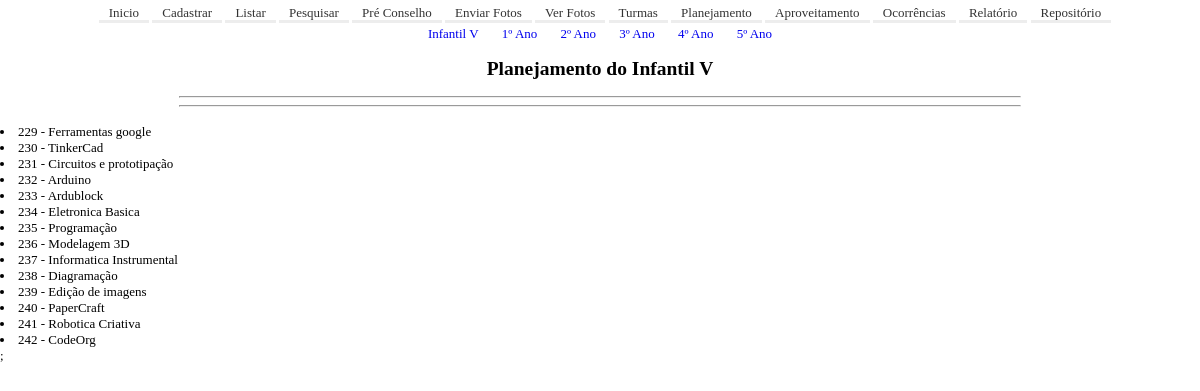
/verConteudos.php?ano=0, run on the app's committed database.
### tables this page shows
CREATE TABLE `tb_planejamento` (
  `ID` int(11) NOT NULL,
  `turma` varchar(1) NOT NULL,
  `conteudo` varchar(5000) NOT NULL,
  `objetivo` varchar(5000) NOT NULL,
  `encaminhamento` varchar(5000) NOT NULL,
  `recurso` varchar(5000) NOT NULL
);

### verConteudos.php (the view, shortened to what this page needs)
<?php
include './conf.php';
if($_SERVER['REQUEST_METHOD']=='GET') {
	if(isset($_GET['ano'])){
        $ano = $_SESSION['ano'];
		$sql = "select * from tb_planejamento where turma = $ano order by ID";
		$result = mysqli_query($connection, $sql);
   	while($row = mysqli_fetch_array($result,MYSQLI_ASSOC)) {
        $conteudo = $conteudo.'<li>'.$row['ID'].' - '.$row['conteudo'].'</li>';
		}
	}
}
echo
	'<html>
	<head>
	<title>Ver Conteúdo</title>
	</head>
	<body>
		<div align="center">
                <a href="verConteudos.php?ano=0">Infantil V</a>
				<a href="verConteudos.php?ano=1">1º Ano</a>
				<a href="verConteudos.php?ano=2">2º Ano</a>
				<a href="verConteudos.php?ano=3">3º Ano</a>
				<a href="verConteudos.php?ano=4">4º Ano</a>
				<a href="verConteudos.php?ano=5">5º Ano</a>
        <h2>'.$_SESSION['titulo'].'</h2><hr width="70%">
			<hr width="70%">
            <h1>'.$tituloConteudo.'</h1>
            <div align="left"
            <ol>'.$_SESSION['conteudo'].'</ol>;
            </div>
        </div>
	</body>
</html>
';
?>

### main.css (style rules this page uses)
html, body { min-height: 100%; height: 100%; }
body { font-family: monospace; font:80% Tahoma; margin: 0; padding: 0; font-size: 13px; }
a:link { text-decoration: none; padding: 0px 10px; }

### data on the page
tb_planejamento: ID "229", conteudo "Ferramentas google"
tb_planejamento: ID "230", conteudo "TinkerCad"
tb_planejamento: ID "231", conteudo "Circuitos e prototipação"
tb_planejamento: ID "232", conteudo "Arduino"
tb_planejamento: ID "233", conteudo "Ardublock"
tb_planejamento: ID "234", conteudo "Eletronica Basica"
tb_planejamento: ID "235", conteudo "Programação"
tb_planejamento: ID "236", conteudo "Modelagem 3D"
tb_planejamento: ID "237", conteudo "Informatica Instrumental"
tb_planejamento: ID "238", conteudo "Diagramação"
tb_planejamento: ID "239", conteudo "Edição de imagens"
tb_planejamento: ID "240", conteudo "PaperCraft"
tb_planejamento: ID "241", conteudo "Robotica Criativa"
tb_planejamento: ID "242", conteudo "CodeOrg"

### other printed values
$_SESSION['titulo'] "Planejamento do Infantil V"
